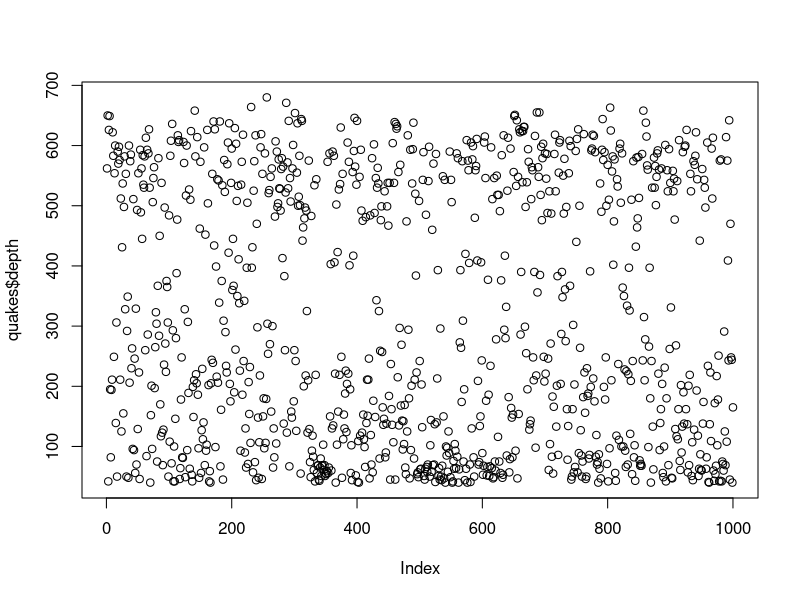
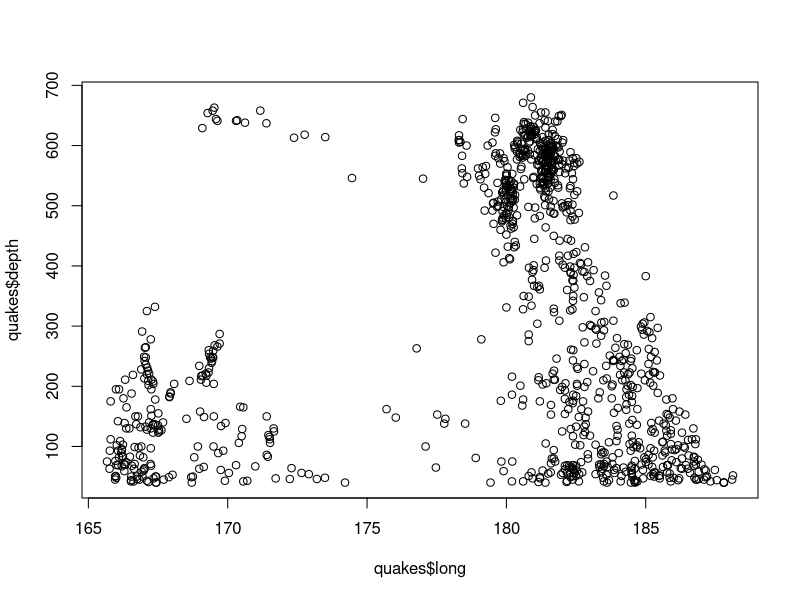
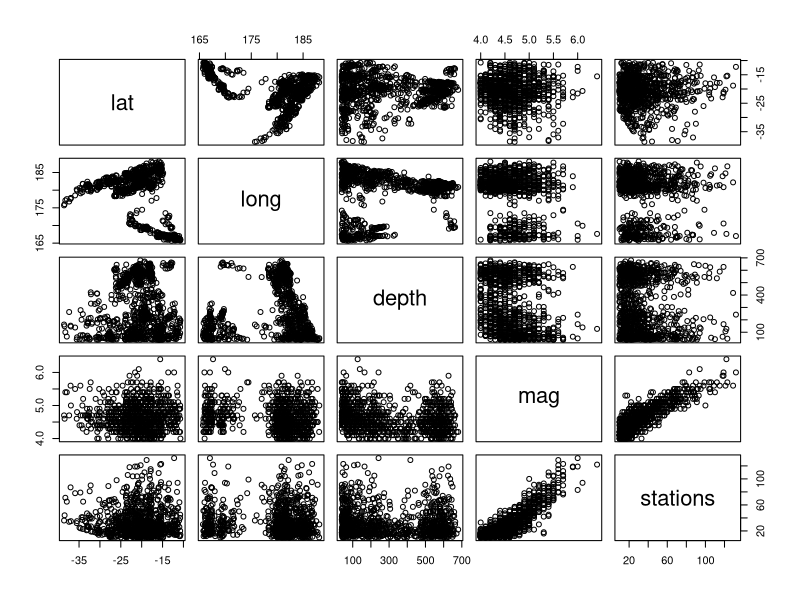
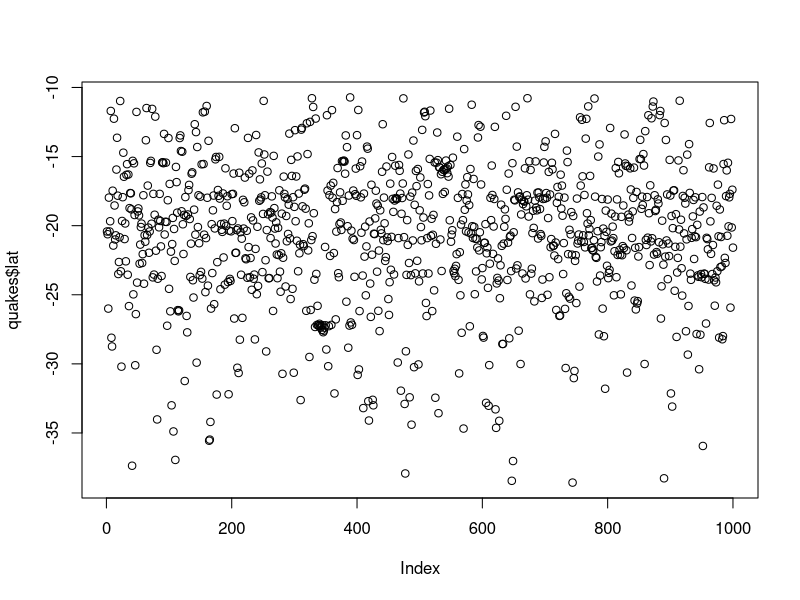
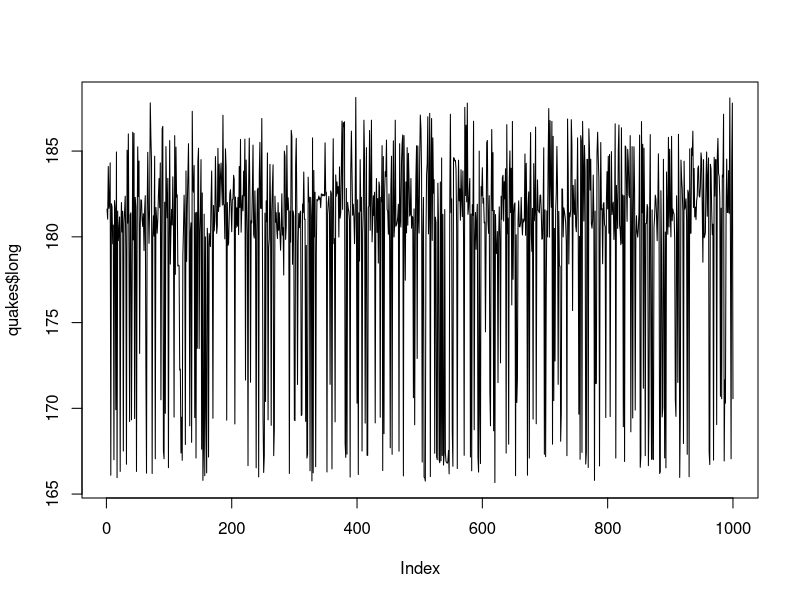
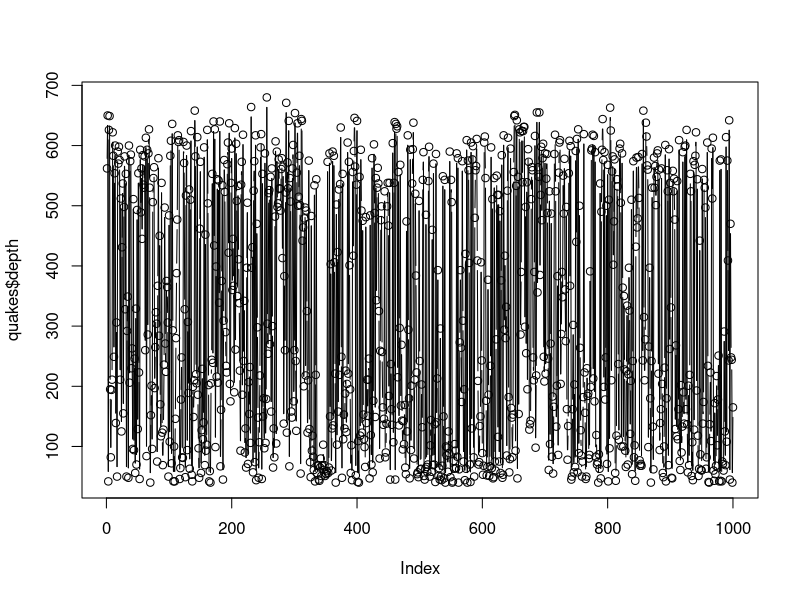
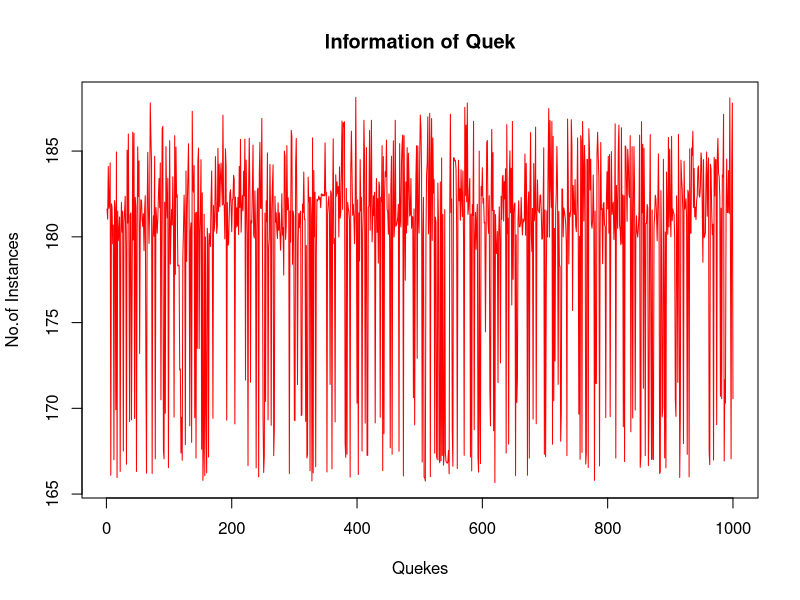
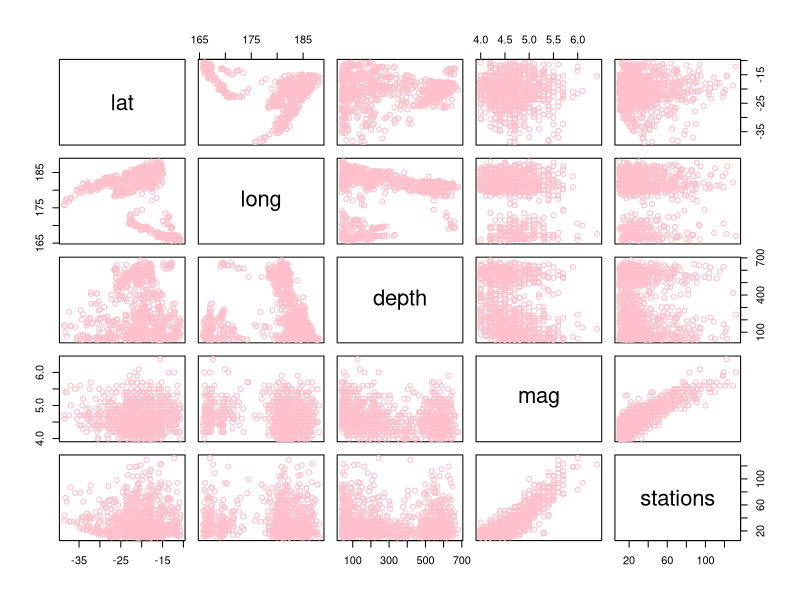

Here is the R script that generated these plots, in order: (Note: this script raises an error after producing the figures.)
View(quakes)
head(quakes,10)
tail(quakes,10)
names(quakes)
quakes[,c(1,4)]
quakes[c(1,4),]
df=quakes[,-6]
df
summary(quakes$long)
summary(quakes[,1])
summary(quakes$depth)
summary(quakes$long,quakes$depth)
plot(quakes$depth)
plot(quakes$long,quakes$depth,type = "p")
plot(quakes)


####Scatter Diagram######
############################################################################

plot(quakes$lat,type = "p")
plot(quakes$long,type = "l")
plot(quakes$depth,type = "b")

plot(quakes$long,
     xlab = "Quekes",
     ylab = "No.of Instances",
     main="Information of Quek",
     col="red",
     type ="l")
plot(quakes,col="Pink")
plot(quakes$long,quakes$stations)
plot(quakes$mag,quakes$stations)


#####BAR_PLOT####
##############################################################################
barplot(quakes$lat,
        main = "Informations of Quakes",
        ylab="long Levels",
        col="pink",
        horiz=T,
        axes=F)

########HISTOGRAM########
##############################################################################
hist(quakes$mag)
hist(quakes$mag,
     main="Temrature",
     xlab="Solar",
     ylab="value",
     col="red",
     border="black")


#########BOX PLOT #############
###############################################################################
### Single Box plot
boxplot(quakes$depth,
        main="Boxplot",
        col="Pink",
        border="Black",
        horizontal = T)
boxplot(quakes$depth,
        main="Boxplot",
        col="Pink",
        border="Black",
        horizontal = T)
boxplot.stats(quakes$depth)$out

quakes$long

######Multiple Box-Plot######
boxplot(quakes[,1:4],
        main="Multiple Boxplot",
        horizontal = T,
        col="Yellow")


####### Margin of the grid(mar)(bottom,left,right,top)
### no of rows and coulumn (mfrow)
#whether a border is to be included(bty) 
#and position of the 
#labels(las: 1 for horizontal, las: 0 for vertical)
#bty - box around the plot (o,n,7,L,C,U)

par(mfrow=c(3,3),mar=c(2,5,2,1),  las=1, bty="o")
plot(quakes$depth)
plot(quakes$depth,quakes$long)
plot(quakes$depth,type = "l")
plot(quakes$mag,type = "l")
plot(quakes$stations,type = "l")
barplot(quakes$depth, main = 'Information of Quakes',
        xlab = 'depth levels', col='Pink',horiz = F)
hist(quakes$depth)
boxplot(quakes$long)
boxplot(quakes[,0:4], main='Multiple Box plots')


######## Considering The NA values######
quakes
max(quakes$long)
min(quakes$lat)
mean(quakes$depth,na.rm = T)
median(quakes$depth)
median(quakes$depth,na.rm=T)
max(quakes$depth,na.rm=T)
min(quakes$depth,na.rm=T)

###########################################################################
var(quakes$long)
sd(quakes$depth,na.rm=T)
skewness(quakes$depth)
kurtosis(quakes$depth)

